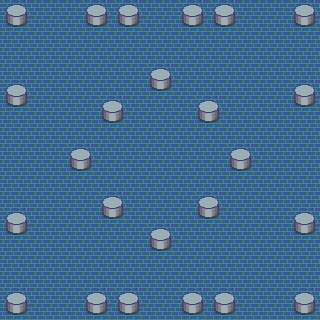

A 2D game scene composited from a Tiled map and its tileset images. What follows is a short description and the map's XML, with each tile layer's data collapsed to a summary:
An orthogonal 20x20 tile map with 16x16 px tiles, 1 tile layer (Background).

<map version="1.0" tiledversion="1.1.5" orientation="orthogonal" renderorder="right-down" width="20" height="20" tilewidth="16" tileheight="16" infinite="0" nextobjectid="2">
 <tileset firstgid="1" source="level.tsx" />
 <layer name="Background" width="20" height="20">
  <properties>
   <property name="tileset" value="level" />
  </properties>
  <data>[400 cells, 400 non-empty, 5 distinct tile ids]</data>
 </layer>
</map>